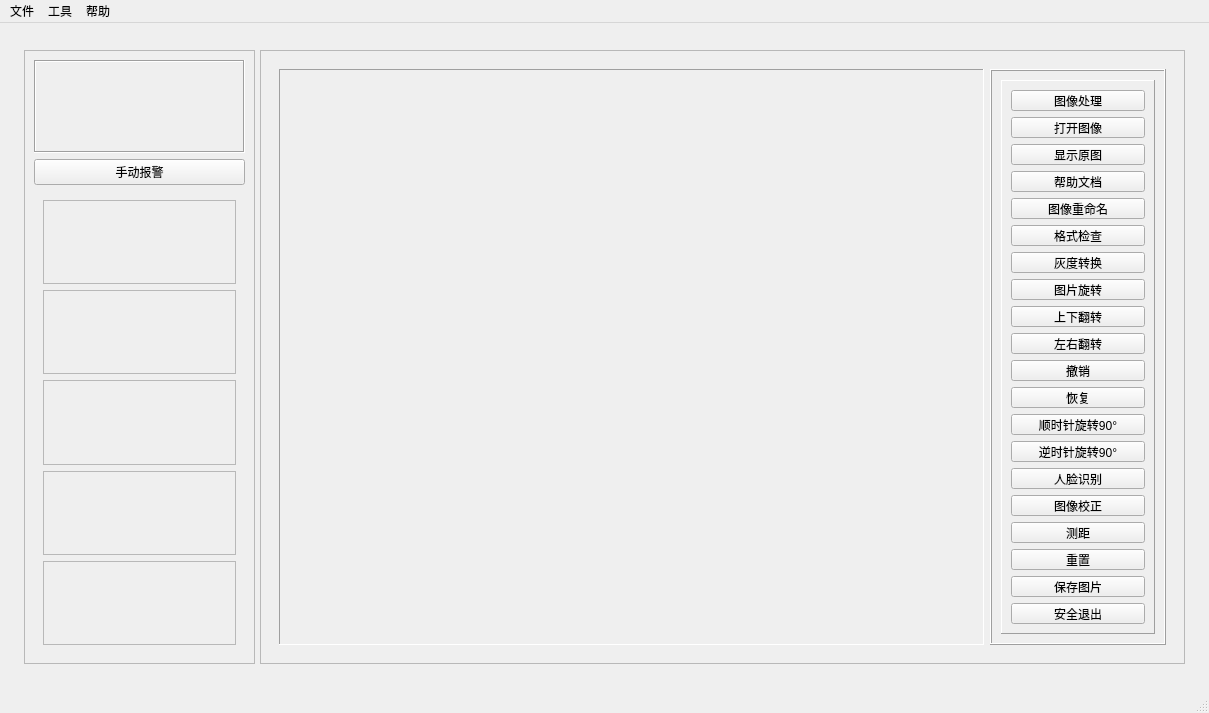
<?xml version="1.0" encoding="UTF-8"?>
<ui version="4.0">
 <class>MainWindow</class>
 <widget class="QMainWindow" name="MainWindow">
  <property name="geometry">
   <rect>
    <x>0</x>
    <y>0</y>
    <width>1209</width>
    <height>713</height>
   </rect>
  </property>
  <property name="minimumSize">
   <size>
    <width>614</width>
    <height>384</height>
   </size>
  </property>
  <property name="windowTitle">
   <string>祝融号图像处理器</string>
  </property>
  <property name="windowIcon">
   <iconset resource="res.qrc">
    <normaloff>:/qdu.jpg</normaloff>:/qdu.jpg</iconset>
  </property>
  <property name="autoFillBackground">
   <bool>false</bool>
  </property>
  <widget class="QWidget" name="centralwidget">
   <layout class="QGridLayout" name="gridLayout_2">
    <item row="0" column="0">
     <widget class="QWidget" name="widget" native="true">
      <layout class="QHBoxLayout" name="horizontalLayout_2" stretch="0">
       <item>
        <widget class="QWidget" name="widget_2" native="true">
         <layout class="QHBoxLayout" name="horizontalLayout" stretch="1,4">
          <property name="spacing">
           <number>5</number>
          </property>
          <property name="sizeConstraint">
           <enum>QLayout::SetDefaultConstraint</enum>
          </property>
          <property name="leftMargin">
           <number>6</number>
          </property>
          <property name="rightMargin">
           <number>6</number>
          </property>
          <item>
           <widget class="QFrame" name="frame_4">
            <property name="frameShape">
             <enum>QFrame::StyledPanel</enum>
            </property>
            <property name="frameShadow">
             <enum>QFrame::Raised</enum>
            </property>
            <layout class="QVBoxLayout" name="verticalLayout_2" stretch="1,1,5">
             <property name="sizeConstraint">
              <enum>QLayout::SetDefaultConstraint</enum>
             </property>
             <item>
              <widget class="QLabel" name="video_label">
               <property name="frameShape">
                <enum>QFrame::Box</enum>
               </property>
               <property name="frameShadow">
                <enum>QFrame::Sunken</enum>
               </property>
               <property name="text">
                <string/>
               </property>
              </widget>
             </item>
             <item>
              <widget class="QPushButton" name="warn_btn">
               <property name="sizePolicy">
                <sizepolicy hsizetype="Expanding" vsizetype="Fixed">
                 <horstretch>0</horstretch>
                 <verstretch>0</verstretch>
                </sizepolicy>
               </property>
               <property name="text">
                <string>手动报警</string>
               </property>
               <property name="autoDefault">
                <bool>false</bool>
               </property>
              </widget>
             </item>
             <item>
              <widget class="QFrame" name="frame_3">
               <property name="frameShape">
                <enum>QFrame::NoFrame</enum>
               </property>
               <property name="frameShadow">
                <enum>QFrame::Raised</enum>
               </property>
               <layout class="QVBoxLayout" name="verticalLayout">
                <item>
                 <widget class="QLabel" name="img1">
                  <property name="styleSheet">
                   <string notr="true"/>
                  </property>
                  <property name="frameShape">
                   <enum>QFrame::StyledPanel</enum>
                  </property>
                  <property name="text">
                   <string/>
                  </property>
                 </widget>
                </item>
                <item>
                 <widget class="QLabel" name="img2">
                  <property name="styleSheet">
                   <string notr="true"/>
                  </property>
                  <property name="frameShape">
                   <enum>QFrame::StyledPanel</enum>
                  </property>
                  <property name="text">
                   <string/>
                  </property>
                 </widget>
                </item>
                <item>
                 <widget class="QLabel" name="img3">
                  <property name="styleSheet">
                   <string notr="true"/>
                  </property>
                  <property name="frameShape">
                   <enum>QFrame::StyledPanel</enum>
                  </property>
                  <property name="text">
                   <string/>
                  </property>
                 </widget>
                </item>
                <item>
                 <widget class="QLabel" name="img4">
                  <property name="styleSheet">
                   <string notr="true">background-clor:rgb(255, 255, 255)</string>
                  </property>
                  <property name="frameShape">
                   <enum>QFrame::StyledPanel</enum>
                  </property>
                  <property name="text">
                   <string/>
                  </property>
                 </widget>
                </item>
                <item>
                 <widget class="QLabel" name="img5">
                  <property name="styleSheet">
                   <string notr="true"/>
                  </property>
                  <property name="frameShape">
                   <enum>QFrame::StyledPanel</enum>
                  </property>
                  <property name="text">
                   <string/>
                  </property>
                 </widget>
                </item>
               </layout>
              </widget>
             </item>
            </layout>
           </widget>
          </item>
          <item>
           <widget class="QFrame" name="frame_5">
            <property name="sizePolicy">
             <sizepolicy hsizetype="Expanding" vsizetype="Expanding">
              <horstretch>0</horstretch>
              <verstretch>0</verstretch>
             </sizepolicy>
            </property>
            <property name="frameShape">
             <enum>QFrame::StyledPanel</enum>
            </property>
            <property name="frameShadow">
             <enum>QFrame::Raised</enum>
            </property>
            <layout class="QVBoxLayout" name="verticalLayout_4" stretch="5">
             <item>
              <widget class="QWidget" name="widget_3" native="true">
               <property name="layoutDirection">
                <enum>Qt::LeftToRight</enum>
               </property>
               <layout class="QHBoxLayout" name="horizontalLayout_3" stretch="4,1">
                <item>
                 <widget class="QLabel" name="main_img">
                  <property name="styleSheet">
                   <string notr="true">background=url(:/back.png);</string>
                  </property>
                  <property name="frameShape">
                   <enum>QFrame::Panel</enum>
                  </property>
                  <property name="frameShadow">
                   <enum>QFrame::Sunken</enum>
                  </property>
                  <property name="text">
                   <string/>
                  </property>
                  <property name="pixmap">
                   <pixmap resource="res.qrc">:/back.png</pixmap>
                  </property>
                  <property name="scaledContents">
                   <bool>true</bool>
                  </property>
                 </widget>
                </item>
                <item>
                 <widget class="QFrame" name="frame">
                  <property name="frameShape">
                   <enum>QFrame::Box</enum>
                  </property>
                  <property name="frameShadow">
                   <enum>QFrame::Raised</enum>
                  </property>
                  <layout class="QVBoxLayout" name="verticalLayout_3" stretch="3">
                   <item>
                    <widget class="QFrame" name="tool_frame">
                     <property name="styleSheet">
                      <string notr="true"/>
                     </property>
                     <property name="frameShape">
                      <enum>QFrame::Panel</enum>
                     </property>
                     <property name="frameShadow">
                      <enum>QFrame::Raised</enum>
                     </property>
                     <layout class="QVBoxLayout" name="verticalLayout_5">
                      <item>
                       <widget class="QPushButton" name="main_btn">
                        <property name="text">
                         <string>图像处理</string>
                        </property>
                       </widget>
                      </item>
                      <item>
                       <widget class="QPushButton" name="open_btn">
                        <property name="text">
                         <string>打开图像</string>
                        </property>
                       </widget>
                      </item>
                      <item>
                       <widget class="QPushButton" name="show_init_btn">
                        <property name="text">
                         <string>显示原图</string>
                        </property>
                       </widget>
                      </item>
                      <item>
                       <widget class="QPushButton" name="help_btn">
                        <property name="text">
                         <string>帮助文档</string>
                        </property>
                       </widget>
                      </item>
                      <item>
                       <widget class="QPushButton" name="rename_btn">
                        <property name="text">
                         <string>图像重命名</string>
                        </property>
                       </widget>
                      </item>
                      <item>
                       <widget class="QPushButton" name="check_btn">
                        <property name="text">
                         <string>格式检查</string>
                        </property>
                       </widget>
                      </item>
                      <item>
                       <widget class="QPushButton" name="cvt_btn">
                        <property name="text">
                         <string>灰度转换</string>
                        </property>
                       </widget>
                      </item>
                      <item>
                       <widget class="QPushButton" name="rotate_btn">
                        <property name="text">
                         <string>图片旋转</string>
                        </property>
                       </widget>
                      </item>
                      <item>
                       <widget class="QPushButton" name="ud_rev_btn">
                        <property name="text">
                         <string>上下翻转</string>
                        </property>
                       </widget>
                      </item>
                      <item>
                       <widget class="QPushButton" name="lr_rev_btn">
                        <property name="text">
                         <string>左右翻转</string>
                        </property>
                       </widget>
                      </item>
                      <item>
                       <widget class="QPushButton" name="ctrlZ_btn">
                        <property name="text">
                         <string>撤销</string>
                        </property>
                       </widget>
                      </item>
                      <item>
                       <widget class="QPushButton" name="ctrlY_btn">
                        <property name="text">
                         <string>恢复</string>
                        </property>
                       </widget>
                      </item>
                      <item>
                       <widget class="QPushButton" name="rotate90_btn">
                        <property name="text">
                         <string>顺时针旋转90°</string>
                        </property>
                       </widget>
                      </item>
                      <item>
                       <widget class="QPushButton" name="rotate270_btn">
                        <property name="text">
                         <string>逆时针旋转90°</string>
                        </property>
                       </widget>
                      </item>
                      <item>
                       <widget class="QPushButton" name="face_btn">
                        <property name="text">
                         <string>人脸识别</string>
                        </property>
                       </widget>
                      </item>
                      <item>
                       <widget class="QPushButton" name="correct_btn">
                        <property name="text">
                         <string>图像校正</string>
                        </property>
                       </widget>
                      </item>
                      <item>
                       <widget class="QPushButton" name="dis_btn">
                        <property name="text">
                         <string>测距</string>
                        </property>
                       </widget>
                      </item>
                      <item>
                       <widget class="QPushButton" name="reset_btn">
                        <property name="text">
                         <string>重置</string>
                        </property>
                       </widget>
                      </item>
                      <item>
                       <widget class="QPushButton" name="save_btn">
                        <property name="text">
                         <string>保存图片</string>
                        </property>
                       </widget>
                      </item>
                      <item>
                       <widget class="QPushButton" name="ex_btn">
                        <property name="text">
                         <string>安全退出</string>
                        </property>
                       </widget>
                      </item>
                     </layout>
                    </widget>
                   </item>
                  </layout>
                 </widget>
                </item>
               </layout>
              </widget>
             </item>
            </layout>
           </widget>
          </item>
         </layout>
        </widget>
       </item>
      </layout>
     </widget>
    </item>
   </layout>
  </widget>
  <widget class="QMenuBar" name="menubar">
   <property name="geometry">
    <rect>
     <x>0</x>
     <y>0</y>
     <width>1209</width>
     <height>26</height>
    </rect>
   </property>
   <widget class="QMenu" name="menu">
    <property name="title">
     <string>文件</string>
    </property>
    <addaction name="action_open"/>
    <addaction name="actionsave"/>
    <addaction name="actionreset"/>
    <addaction name="actionrename"/>
   </widget>
   <widget class="QMenu" name="menu_2">
    <property name="title">
     <string>工具</string>
    </property>
    <addaction name="actionWarn"/>
    <addaction name="actioncheck"/>
    <addaction name="action_cvt"/>
    <addaction name="actionrotate"/>
    <addaction name="action_fl"/>
    <addaction name="action_rl"/>
    <addaction name="action_ctrlz"/>
    <addaction name="action_ctrlY"/>
    <addaction name="action90"/>
    <addaction name="action270"/>
   </widget>
   <widget class="QMenu" name="menu_3">
    <property name="title">
     <string>帮助</string>
    </property>
    <addaction name="action_help"/>
   </widget>
   <addaction name="menu"/>
   <addaction name="menu_2"/>
   <addaction name="menu_3"/>
  </widget>
  <widget class="QStatusBar" name="statusbar"/>
  <action name="action_open">
   <property name="icon">
    <iconset resource="res.qrc">
     <normaloff>:/open.png</normaloff>:/open.png</iconset>
   </property>
   <property name="text">
    <string>打开图片</string>
   </property>
  </action>
  <action name="actionsave">
   <property name="icon">
    <iconset resource="res.qrc">
     <normaloff>:/save.png</normaloff>:/save.png</iconset>
   </property>
   <property name="text">
    <string>保存图片</string>
   </property>
  </action>
  <action name="actionreset">
   <property name="icon">
    <iconset resource="res.qrc">
     <normaloff>:/reset.png</normaloff>:/reset.png</iconset>
   </property>
   <property name="text">
    <string>重置</string>
   </property>
  </action>
  <action name="actionrename">
   <property name="text">
    <string>重命名图像</string>
   </property>
  </action>
  <action name="action_init">
   <property name="text">
    <string>显示原图</string>
   </property>
  </action>
  <action name="actioncheck">
   <property name="icon">
    <iconset resource="res.qrc">
     <normaloff>:/check.png</normaloff>:/check.png</iconset>
   </property>
   <property name="text">
    <string>格式检查</string>
   </property>
  </action>
  <action name="action_cvt">
   <property name="icon">
    <iconset resource="res.qrc">
     <normaloff>:/cvt.png</normaloff>:/cvt.png</iconset>
   </property>
   <property name="text">
    <string>灰度转化</string>
   </property>
  </action>
  <action name="actionrotate">
   <property name="icon">
    <iconset resource="res.qrc">
     <normaloff>:/rotate.png</normaloff>:/rotate.png</iconset>
   </property>
   <property name="text">
    <string>图片旋转</string>
   </property>
  </action>
  <action name="action_fl">
   <property name="icon">
    <iconset resource="res.qrc">
     <normaloff>:/udrev.png</normaloff>:/udrev.png</iconset>
   </property>
   <property name="text">
    <string>上下翻转</string>
   </property>
  </action>
  <action name="action_rl">
   <property name="icon">
    <iconset resource="res.qrc">
     <normaloff>:/lrrev.png</normaloff>:/lrrev.png</iconset>
   </property>
   <property name="text">
    <string>左右翻转</string>
   </property>
  </action>
  <action name="action_ctrlz">
   <property name="icon">
    <iconset resource="res.qrc">
     <normaloff>:/revoke.png</normaloff>:/revoke.png</iconset>
   </property>
   <property name="text">
    <string>撤销</string>
   </property>
  </action>
  <action name="action_ctrlY">
   <property name="icon">
    <iconset resource="res.qrc">
     <normaloff>:/ctrlY.png</normaloff>:/ctrlY.png</iconset>
   </property>
   <property name="text">
    <string>恢复</string>
   </property>
  </action>
  <action name="action90">
   <property name="icon">
    <iconset resource="res.qrc">
     <normaloff>:/rotate270.png</normaloff>:/rotate270.png</iconset>
   </property>
   <property name="text">
    <string>顺时针旋转90度</string>
   </property>
  </action>
  <action name="action270">
   <property name="icon">
    <iconset resource="res.qrc">
     <normaloff>:/rotate90.png</normaloff>:/rotate90.png</iconset>
   </property>
   <property name="text">
    <string>逆时针旋转90度</string>
   </property>
  </action>
  <action name="actionWarn">
   <property name="icon">
    <iconset resource="res.qrc">
     <normaloff>:/warn.png</normaloff>:/warn.png</iconset>
   </property>
   <property name="text">
    <string>手动报警</string>
   </property>
  </action>
  <action name="action_help">
   <property name="icon">
    <iconset resource="res.qrc">
     <normaloff>:/help.png</normaloff>:/help.png</iconset>
   </property>
   <property name="text">
    <string>帮助文档</string>
   </property>
  </action>
 </widget>
 <resources>
  <include location="res.qrc"/>
 </resources>
 <connections/>
</ui>
